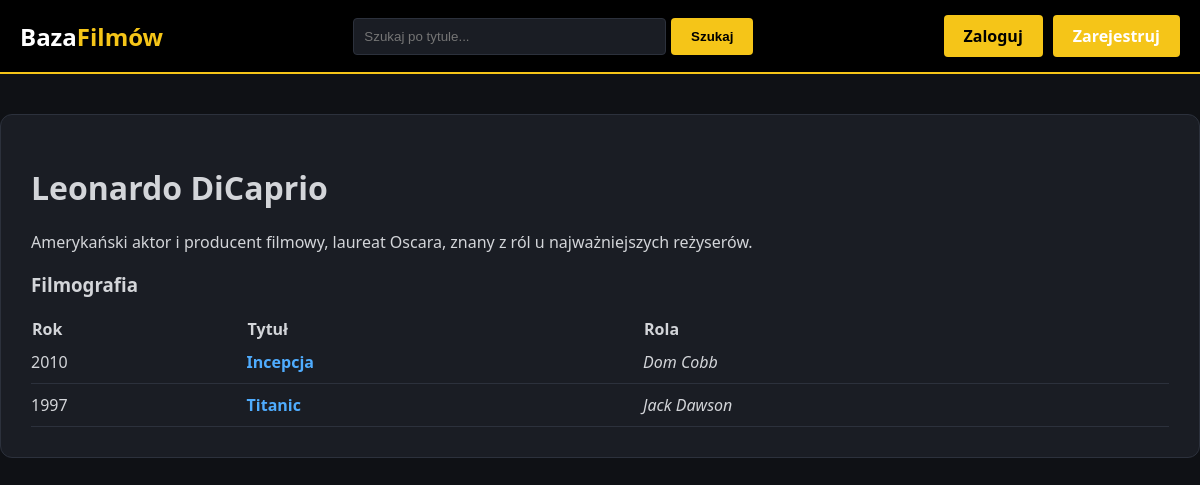
Page /aktor.php?id=2 on the committed database.
### tables this page shows
CREATE TABLE aktorzy (
    id INT AUTO_INCREMENT PRIMARY KEY,
    imie VARCHAR(100) NOT NULL,
    nazwisko VARCHAR(100) NOT NULL,
    biografia TEXT
);

CREATE TABLE obsada (
    film_id INT,
    aktor_id INT,
    rola VARCHAR(255),
    PRIMARY KEY (film_id, aktor_id),
    FOREIGN KEY (film_id) REFERENCES filmy(id) ON DELETE CASCADE,
    FOREIGN KEY (aktor_id) REFERENCES aktorzy(id) ON DELETE CASCADE
);

CREATE TABLE filmy (
    id INT AUTO_INCREMENT PRIMARY KEY,
    tytul VARCHAR(255) NOT NULL,
    rok INT NOT NULL,
    gatunek VARCHAR(100) NOT NULL,
    opis TEXT
);

### aktor.php (the view, shortened to what this page needs)
<?php
require 'backend/config/config.php';
$id = (int)$_GET['id'];
$stmt = $pdo->prepare('SELECT * FROM aktorzy WHERE id = ?'); $stmt->execute([$id]); $aktor = $stmt->fetch();
$stmt = $pdo->prepare('SELECT f.id as film_id, f.tytul, f.rok, f.gatunek, o.rola FROM obsada o JOIN filmy f ON o.film_id = f.id WHERE o.aktor_id = ? ORDER BY f.rok DESC'); $stmt->execute([$id]); $filmy = $stmt->fetchAll();
?>
<!DOCTYPE html>
<html lang="pl">
<head><meta charset="UTF-8"><title><?= htmlspecialchars($aktor['imie'] . ' ' . $aktor['nazwisko']) ?></title><link rel="stylesheet" href="frontend/css/style.css"></head>
<body>
    <header>
        <div class="header-container">
            <a href="index.php" class="logo">Baza<span>Filmów</span></a>
            <form class="search-form" method="GET" action="index.php">
                <input type="text" name="search" placeholder="Szukaj po tytule..." value="<?= htmlspecialchars($_GET['search'] ?? '') ?>">
                <button type="submit">Szukaj</button>
            </form>
            <div class="user-panel">
                <?php if(isset($_SESSION['user_id'])): ?>
                    <span style="color:#FFF; margin-right:15px; font-weight:bold;">Witaj, <?= htmlspecialchars($_SESSION['login']) ?>!</span>
                    <a href="dodaj_film.php" class="btn btn-add">+ Dodaj film</a>
                    <a href="login.php?logout=1" class="btn" style="background:#444; color:#fff;">Wyloguj</a>
                <?php else: ?>
                    <a href="login.php" class="btn">Zaloguj</a>
                    <a href="rejestracja.php" class="btn btn-add">Zarejestruj</a>
                <?php endif; ?>
            </div>
        </div>
    </header>
    <main class="single-view">
        <h1><?= htmlspecialchars($aktor['imie'] . ' ' . $aktor['nazwisko']) ?></h1>
        <p><?= nl2br(htmlspecialchars($aktor['biografia'])) ?></p>
        <h3>Filmografia</h3>
        <table style="width:100%; border-collapse:collapse; margin-top:20px;">
            <thead><tr><th style="text-align:left;">Rok</th><th style="text-align:left;">Tytuł</th><th style="text-align:left;">Rola</th></tr></thead>
            <tbody>
                <?php foreach ($filmy as $film): ?>
                    <tr>
                        <td style="padding:10px 0; border-bottom:1px solid #2C313C;"><?= $film['rok'] ?></td>
                        <td style="padding:10px 0; border-bottom:1px solid #2C313C;"><a href="film.php?id=<?= $film['film_id'] ?>" class="actor-link"><?= htmlspecialchars($film['tytul']) ?></a></td>
                        <td style="padding:10px 0; border-bottom:1px solid #2C313C; font-style:italic;"><?= htmlspecialchars($film['rola']) ?></td>
                    </tr>
                <?php endforeach; ?>
            </tbody>
        </table>
    </main>
</body>
</html>

### frontend/css/style.css (style rules this page uses)
:root { --bg-main: #0F1115; --bg-card: #1A1D24; --text-main: #D3D5D9; --text-heading: #FFFFFF; --accent: #F5C518; --border: #2C313C; }
body { font-family: 'Segoe UI', sans-serif; background: var(--bg-main); color: var(--text-main); margin: 0; }
header { background: #000; border-bottom: 2px solid var(--accent); padding: 15px 0; }
.header-container { max-width: 1200px; margin: 0 auto; padding: 0 20px; display: flex; justify-content: space-between; align-items: center; gap: 15px; flex-wrap:wrap; }
.logo { font-size: 24px; font-weight: bold; color: var(--text-heading); text-decoration: none; }
.logo span { color: var(--accent); }
.search-form { display: flex; gap: 5px; flex-grow: 1; max-width: 400px; }
.search-form input { flex-grow: 1; padding: 10px; background: var(--bg-card); border: 1px solid var(--border); color: #fff; border-radius: 4px; }
.search-form button { background: var(--accent); color: #000; border: none; padding: 10px 20px; font-weight: bold; cursor: pointer; border-radius: 4px; }
.user-panel { display:flex; align-items:center; gap: 10px; }
.btn-add { background: #28a745; color: white !important; }
main { max-width: 1200px; margin: 40px auto; padding: 0 20px; }
.single-view { background: var(--bg-card); padding: 30px; border-radius: 12px; border: 1px solid var(--border); }
.actor-link { color: #4facfe; text-decoration: none; font-weight: bold; }
.btn { background: var(--accent); color: #000; border: none; padding: 10px 20px; font-weight: bold; cursor: pointer; border-radius: 4px; text-decoration: none; }

### rows in the picture
aktorzy: imie+nazwisko "Leonardo DiCaprio", biografia "Amerykański aktor i producent filmowy, laureat Oscara, znany z ról u najważniejszych reżyserów."
obsada: film.rok "2010", film.tytul "Incepcja", rola "Dom Cobb"
obsada: film.rok "1997", film.tytul "Titanic", rola "Jack Dawson"
